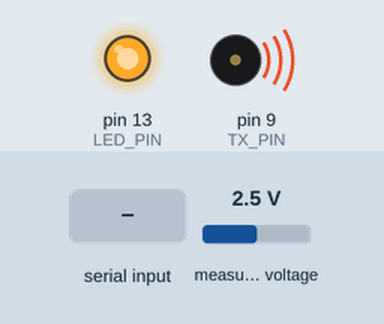
The sketch below on a simulated Arduino Uno, built with avr-gcc and run on an emulated ATmega328P. Parts: output pins drawn as LEDs (lit = HIGH), buzzer (waves = sounding). The inputs (shaded band) are chosen by the test bench; at power-on: measured voltage 2.5 V. What the sketch prints to the serial monitor is not drawn.

Above: at 1.2 s.
1.3 s: "TX_OFF\n" received over Serial
At 2.7 s:
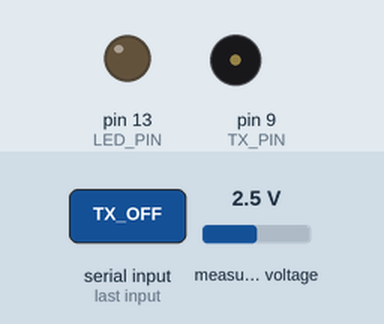
3.0 s: "TX_ON\n" received over Serial
At 4.0 s:
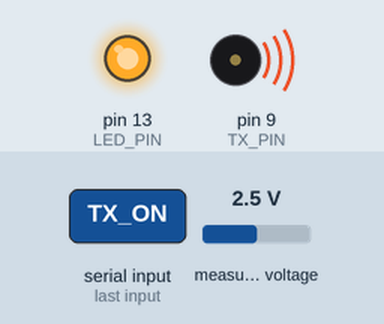
Timing chart, 0 to 12.1 s (numbered marks = the images above; inputs shaded):
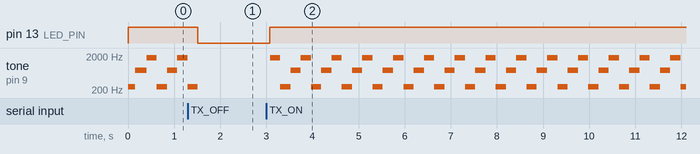

The sketch:

uno.ino
```cpp
#include <Wire.h>
#include <Adafruit_ADS1X15.h>
#include <math.h>

Adafruit_ADS1115 ads;

// ============================================================
// VARUNA06 V0
//
// REAL HARDWARE
//
// Arduino UNO
//   D9 -> TX coil
//
// RX coil
//   -> existing 2.5 V bias / coupling
//   -> ADS1115 A0
//
// ADS1115
//   A0 -> RX
//   GND -> common GND
//   VDD -> 5 V
//   SDA -> A4
//   SCL -> A5
//
// N1 IS SOFTWARE-SIMULATED IN FLASK.
// Arduino does NOT fabricate N1.
// ============================================================


// ============================================================
// PINS
// ============================================================

const int TX_PIN = 9;
const int LED_PIN = 13;


// ============================================================
// FREQUENCIES
// ============================================================

const unsigned int frequencies[] = {
  250,
  750,
  1750
};

const int NUM_FREQ = 3;

int frequencyIndex = 0;

unsigned int currentFrequency = 250;


// ============================================================
// ADS1115
// ============================================================

bool adsAvailable = false;

const adsGain_t ADS_GAIN = GAIN_ONE;


// ============================================================
// TIMING
// ============================================================

const unsigned long FREQUENCY_WINDOW_MS = 160;

unsigned long frequencyStartTime = 0;

const unsigned long TELEMETRY_INTERVAL = 180;

unsigned long lastTelemetry = 0;

unsigned long sampleNumber = 0;


// ============================================================
// ADC SAMPLING
// ============================================================
//
// ADS1115 maximum data rate is 860 SPS.
//
// We therefore use a smaller measurement window rather
// than pretending that 32 readings can be taken instantly.
//
// ============================================================

const int RX_SAMPLES = 24;

const unsigned long SAMPLE_INTERVAL_US = 1100;


// ============================================================
// TX
// ============================================================

bool txEnabled = true;


// ============================================================
// RX DATA
// ============================================================

float rxAverage = 0.0;

float rxRMS = 0.0;

float rxPeakToPeak = 0.0;


// ============================================================
// SETUP
// ============================================================

void setup() {

  Serial.begin(115200);

  pinMode(
    TX_PIN,
    OUTPUT
  );

  pinMode(
    LED_PIN,
    OUTPUT
  );

  digitalWrite(
    LED_PIN,
    LOW
  );

  Wire.begin();


  // ----------------------------------------------------------
  // ADS1115
  // ----------------------------------------------------------

  if (ads.begin()) {

    adsAvailable = true;

    ads.setGain(
      ADS_GAIN
    );

    // Maximum ADS1115 data rate.
    ads.setDataRate(
      RATE_ADS1115_860SPS
    );

  }

  else {

    adsAvailable = false;
  }


  // ----------------------------------------------------------
  // TX
  // ----------------------------------------------------------

  startTX();

  frequencyStartTime =
    millis();

  sendEvent(
    "UNO_READY"
  );

  if (adsAvailable) {

    sendEvent(
      "ADS1115_READY"
    );

  }

  else {

    sendEvent(
      "ADS1115_ERROR"
    );
  }
}


// ============================================================
// TX
// ============================================================

void startTX() {

  txEnabled = true;

  tone(
    TX_PIN,
    currentFrequency
  );

  digitalWrite(
    LED_PIN,
    HIGH
  );
}


void stopTX() {

  txEnabled = false;

  noTone(
    TX_PIN
  );

  digitalWrite(
    LED_PIN,
    LOW
  );
}


void setFrequency(
  unsigned int frequency
) {

  currentFrequency =
    frequency;

  if (txEnabled) {

    tone(
      TX_PIN,
      currentFrequency
    );
  }
}


// ============================================================
// ADS READ
// ============================================================

float readRXVoltage() {

  if (!adsAvailable) {

    return 0.0;
  }

  int16_t raw =
    ads.readADC_SingleEnded(0);

  return ads.computeVolts(
    raw
  );
}


// ============================================================
// RX MEASUREMENT
// ============================================================

void measureRXWindow() {

  if (!adsAvailable) {

    rxAverage = 0.0;
    rxRMS = 0.0;
    rxPeakToPeak = 0.0;

    return;
  }


  float samples[
    RX_SAMPLES
  ];


  float sum = 0.0;

  float minimum = 100.0;

  float maximum = -100.0;


  // ----------------------------------------------------------
  // SAMPLE
  // ----------------------------------------------------------

  for (
    int i = 0;
    i < RX_SAMPLES;
    i++
  ) {

    unsigned long start =
      micros();


    float voltage =
      readRXVoltage();


    samples[i] =
      voltage;


    sum +=
      voltage;


    if (
      voltage < minimum
    ) {

      minimum =
        voltage;
    }


    if (
      voltage > maximum
    ) {

      maximum =
        voltage;
    }


    // Keep ADC polling from becoming
    // unrealistically fast.

    while (
      micros()
      -
      start
      <
      SAMPLE_INTERVAL_US
    ) {
      // wait
    }
  }


  // ----------------------------------------------------------
  // DC / BIAS
  // ----------------------------------------------------------

  rxAverage =
    sum /
    RX_SAMPLES;


  // ----------------------------------------------------------
  // RMS AC COMPONENT
  // ----------------------------------------------------------

  float squareSum =
    0.0;


  for (
    int i = 0;
    i < RX_SAMPLES;
    i++
  ) {

    float ac =
      samples[i]
      -
      rxAverage;


    squareSum +=
      ac * ac;
  }


  rxRMS =
    sqrt(
      squareSum
      /
      RX_SAMPLES
    );


  // ----------------------------------------------------------
  // PEAK TO PEAK
  // ----------------------------------------------------------

  rxPeakToPeak =
    maximum
    -
    minimum;
}


// ============================================================
// EVENT
// ============================================================

void sendEvent(
  const char* eventName
) {

  Serial.print(
    "{\"system\":\"VARUNA06\",\"event\":\""
  );

  Serial.print(
    eventName
  );

  Serial.println(
    "\"}"
  );
}


// ============================================================
// TELEMETRY
// ============================================================

void sendTelemetry() {

  measureRXWindow();


  Serial.print("{");


  Serial.print(
    "\"system\":\"VARUNA06\","
  );


  Serial.print(
    "\"timestamp\":"
  );

  Serial.print(
    millis()
  );

  Serial.print(",");


  Serial.print(
    "\"sample\":"
  );

  Serial.print(
    sampleNumber
  );

  Serial.print(",");


  // ==========================================================
  // N1
  // ==========================================================
  //
  // N1 is intentionally NOT generated here.
  //
  // Flask derives N1 deterministically from the cleaned EM
  // evidence.
  //
  // ==========================================================

  Serial.print(
    "\"N1\":{"
  );

  Serial.print(
    "\"available\":true,"
  );

  Serial.print(
    "\"simulated\":true,"
  );

  Serial.print(
    "\"sensor\":\"derived_em_proxy\""
  );

  Serial.print(
    "},"
  );


  // ==========================================================
  // N2
  // ==========================================================

  Serial.print(
    "\"N2\":{"
  );

  Serial.print(
    "\"tx\":"
  );

  Serial.print(
    txEnabled
      ? 1
      : 0
  );

  Serial.print(",");

  Serial.print(
    "\"frequency\":"
  );

  Serial.print(
    currentFrequency
  );

  Serial.print(
    "},"
  );


  // ==========================================================
  // N3
  // ==========================================================

  Serial.print(
    "\"N3\":{"
  );


  Serial.print(
    "\"available\":"
  );

  Serial.print(
    adsAvailable
      ? "true"
      : "false"
  );

  Serial.print(",");


  Serial.print(
    "\"rx_v\":"
  );

  Serial.print(
    rxAverage,
    7
  );

  Serial.print(",");


  Serial.print(
    "\"rx_rms_v\":"
  );

  Serial.print(
    rxRMS,
    7
  );

  Serial.print(",");


  Serial.print(
    "\"rx_peak_to_peak_v\":"
  );

  Serial.print(
    rxPeakToPeak,
    7
  );

  Serial.print(",");


  Serial.print(
    "\"bias_expected_v\":2.5"
  );


  Serial.print(
    "},"
  );


  // ==========================================================
  // N4
  // ==========================================================

  Serial.print(
    "\"N4\":{"
  );

  Serial.print(
    "\"available\":false"
  );

  Serial.print(
    "},"
  );


  // ==========================================================
  // N5
  // ==========================================================

  Serial.print(
    "\"N5\":{"
  );

  Serial.print(
    "\"available\":false"
  );

  Serial.print(
    "},"
  );


  // ==========================================================
  // N6
  // ==========================================================

  Serial.print(
    "\"N6\":{"
  );

  Serial.print(
    "\"available\":false"
  );

  Serial.print(
    "}"
  );


  Serial.println(
    "}"
  );


  sampleNumber++;
}


// ============================================================
// COMMANDS
// ============================================================

void handleCommand(
  String command
) {

  command.trim();


  if (
    command ==
    "TX_ON"
  ) {

    startTX();

    sendEvent(
      "TX_ON"
    );

    return;
  }


  if (
    command ==
    "TX_OFF"
  ) {

    stopTX();

    sendEvent(
      "TX_OFF"
    );

    return;
  }


  if (
    command ==
    "RESET_BASELINE"
  ) {

    sendEvent(
      "BASELINE_RESET_REQUEST"
    );

    return;
  }
}


// ============================================================
// FREQUENCY CONTROL
// ============================================================

void updateFrequency() {

  unsigned long now =
    millis();


  if (
    now
    -
    frequencyStartTime
    >=
    FREQUENCY_WINDOW_MS
  ) {

    frequencyIndex++;


    if (
      frequencyIndex
      >=
      NUM_FREQ
    ) {

      frequencyIndex =
        0;
    }


    setFrequency(
      frequencies[
        frequencyIndex
      ]
    );


    frequencyStartTime =
      now;
  }
}


// ============================================================
// LOOP
// ============================================================

void loop() {

  // ----------------------------------------------------------
  // COMMANDS
  // ----------------------------------------------------------

  if (
    Serial.available()
  ) {

    String command =
      Serial.readStringUntil(
        '\n'
      );

    handleCommand(
      command
    );
  }


  // ----------------------------------------------------------
  // FREQUENCY
  // ----------------------------------------------------------

  updateFrequency();


  // ----------------------------------------------------------
  // TELEMETRY
  // ----------------------------------------------------------

  if (
    millis()
    -
    lastTelemetry
    >=
    TELEMETRY_INTERVAL
  ) {

    lastTelemetry =
      millis();

    sendTelemetry();
  }
}
```

Measured:
- after the input at 1.3 s, pin 13 (LED_PIN): HIGH → LOW after 0.22 s
- after the input at 3.0 s, pin 13 (LED_PIN): LOW → HIGH after 0.08 s; tone on pin 9 (TX_PIN): silent → 1750 Hz after 0.08 s, then repeats every 0.67 s: 250 Hz 0.22 s, 750 Hz 0.22 s, 1750 Hz 0.22 s
